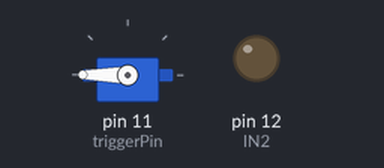
The sketch below on a simulated Arduino Uno, built with avr-gcc and run on an emulated ATmega328P. Parts: servo, output pins drawn as LEDs (lit = HIGH).

Above: at 2.05 s.
Timing chart, 0 to 6.8 s (numbered marks = the images above):
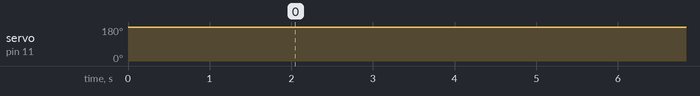

The sketch:

triggerServo.ino
```cpp
#include <Servo.h>

/************************SERVO VARIABLES****************************/
int triggerPin = 11;
Servo trigger;  // create servo object to control a servo
// twelve servo objects can be created on most boards

int servoTime = 0;
int milInit;

int threshold = 100;

boolean found_a_person = true; // if a heat source is found then turn on the gun.
boolean on_a_person = false;   // if the person is centered then fire!

//time of each stage of shooting (ms)
int triggerLength = 600;
int releaseLength = 1500;

//angle to assign to the servo.
int triggerOut = 180;
int triggerIn = 60;

//boolean useful in controlling the shooting
boolean pulling = true;
boolean pstart = true;
boolean rstart = true;

boolean offStart = true;

/************************RELAY VARIABLES****************************/
#define ON   0
#define OFF  1

int IN2 = 12;

void setup() {
  trigger.attach(triggerPin);  // attaches the servo on your PWM pin
  milInit = 0;

  //TODO this will be removed.
  trigger.write(triggerOut);
  delay(2000);

  relay_init();
}

int i = 0;

boolean readys = false;
void loop() {
  if (found_a_person) {
    //TODO here I need to turn the gun on.
    //and I need to allow it to turn on for say... 5 seconds before firing.
    //Otherwise there will be a jam,
    relay_SetStatus(ON);//turn on RELAY_2

    if (!readys) {
      delay(5000);
      readys = true;
      on_a_person = true;
    }

    if (on_a_person) {
      //fire the gun. pull the trigger with the servo
      if (pulling) {
        if (pstart) {
          milInit = millis();
          pstart = false;
        } else {
          servoTime = millis() - milInit;
          if (servoTime % 10 == 0) {//this acts as a delay for updating the servo
            trigger.write((int)map(servoTime, 0, triggerLength, triggerOut, triggerIn));
          }

          if (servoTime > triggerLength) {
            pulling = false; //jump out of the pulling if and start releasing.
            rstart = true;
          }
        }
      } else {
        //release the trigger.
        if (rstart) {
          milInit = millis();
          rstart = false;
        } else {
          servoTime = millis() - milInit;
          if (servoTime % 10 == 0) {//this acts as a delay for updating the servo
            trigger.write((int)map(servoTime, 0, releaseLength, triggerIn, triggerOut));
          }

          if (servoTime > releaseLength) {
            pulling = true; //jump out of the pulling if and start releasing.
            pstart = true;
          }
        }
      }
    } else {
      //if your not centered on the person then don't pull the trigger.
      if (offStart) {
        trigger.write(triggerOut);
        offStart = false;
      }
    }
  } else {
    relay_SetStatus(OFF);//turn off RELAY_2
  }
}
// drive around like normal just scanning and such.
// and avoiding edges and such.


/**********************RELAY FUNCTIONS***********************/
void relay_init(void) {
  pinMode(IN2, OUTPUT);
  relay_SetStatus(OFF); //turn off all the relay
}

//set the status of relays
void relay_SetStatus(unsigned char status_2) {
  digitalWrite(IN2, status_2);
}


/*
   NOTES
   180 to 60 for trigger pulling.
   60 to 180 for trigger release.
*/
```
